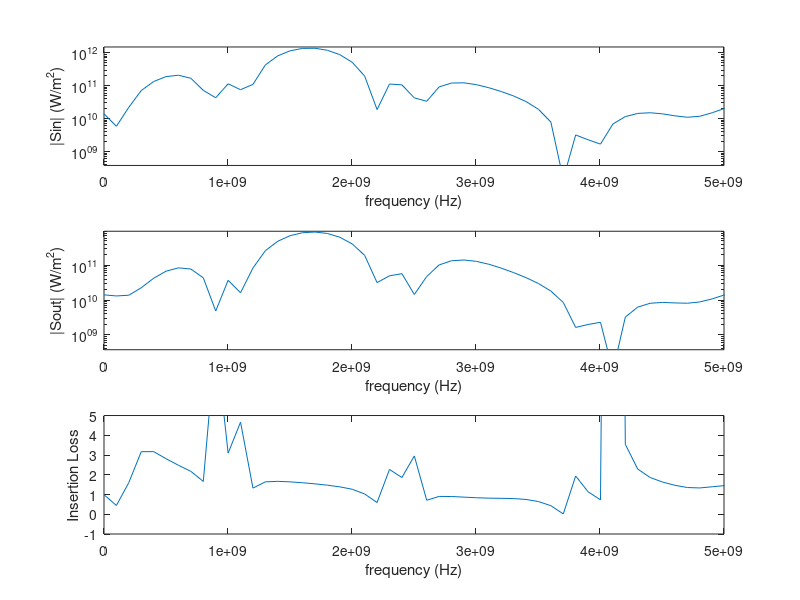

Recreate this plot in MATLAB.
clc;clear all;
f=fopen('Flux.txt');
l=fgetl(f);
i=1;
while ischar(l)
    %%disp(l);
    text{i}=l;
    data{i}=sscanf(text{i},'%f , %f , %f');
    A1(i)=data{i}(1);
    A2(i)=data{i}(2);
    A3(i)=data{i}(3);
    l=fgetl(f);
    i=i+1;
end

epsr=0.9999;
a0=1e-4;%0.1mm
c0=2.99792458e8;%Speed of Light (m/s)
f0=c0/a0;%3000GHz
t0=1/f0;%0.33e-12 (s)
mu0=4*pi*(1e-7);% (H/m)
eps0=8.854187817e-12;% (F/m)
I0=1; %(A)
E0=I0/(a0*eps0*c0);%Electric Field
D0=I0/(a0*c0);%Electric Displacement Field
B0=I0/(a0*eps0*c0*c0);%Magnetic Field
H0=I0/(a0);%Magnetizing Field
S0=(I0*I0)/(eps0*c0*a0*a0);%//Poynting Vector
sigmaD0=(epsr*eps0*c0)/a0;%Electric Conductivity

hold on;

subplot(3,1,1)
A=abs(A2)/max(abs(A2));%Flux_in
B=abs(A2)/max(abs(A3));%Flux_out

semilogy(A1*f0,abs(-A2*S0));
axis([0 5e9 S0*0.01 S0*40]);
ylabel('|Sin| (W/m^2)');
xlabel('frequency (Hz)');


subplot(3,1,2)
semilogy(A1*f0,abs(-A3*S0));
axis([0 5e9 S0*0.01 S0*25]);
ylabel('|Sout| (W/m^2)');
xlabel('frequency (Hz)');


subplot(3,1,3)
C=A2./A3;
plot(f0*A1,abs(C));
axis([0 5e9 -1 5]);
ylabel('Insertion Loss');
xlabel('frequency (Hz)');
